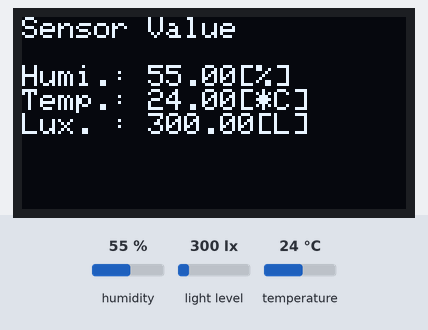
The sketch below on a simulated ESP8266 (NodeMCU). On the bench: 128×64 one-colour display. Inputs (shaded band) come from the test bench; at power-on: humidity 55 %, light level 300 lx, temperature 24 °C. What the sketch prints to the serial monitor is not drawn.

Above: at 1.8 s.
1.9 s: humidity set to 22 %
At 2.6 s:
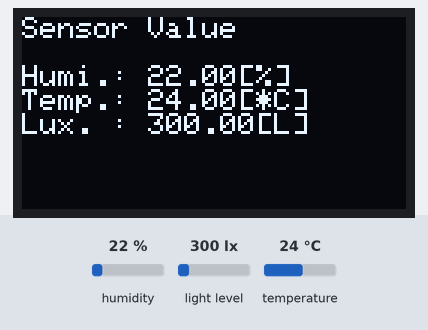
3.6 s: light level set to 40 lx
At 4.5 s:
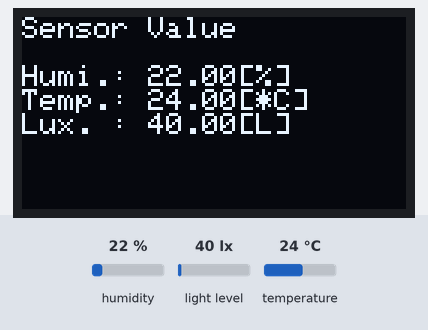
5.7 s: temperature set to 12 °C
At 7.5 s:
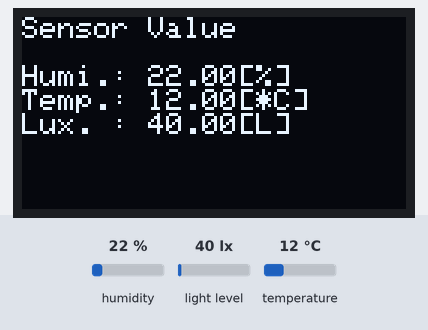
7.8 s: light level set to 500 lx
At 9.5 s:
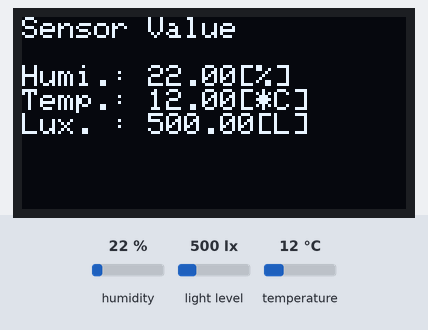
9.8 s: humidity set to 40 %
At 11.5 s:
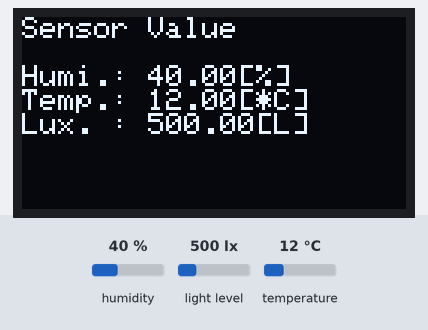
11.9 s: light level set to 1000 lx
At 13.4 s:
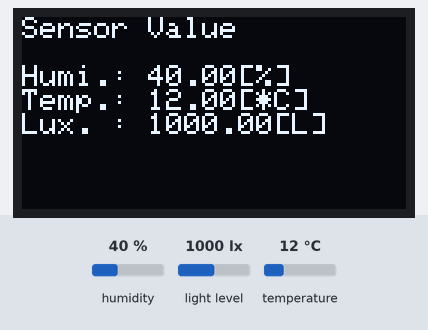
Timing chart, 0 to 14.9 s (numbered marks = the images above; inputs shaded):
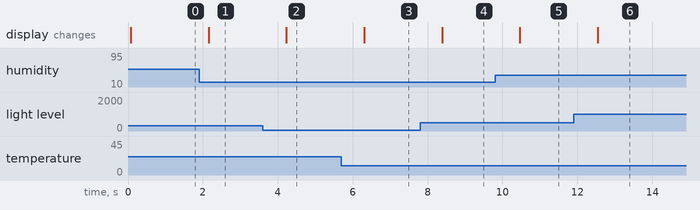

Measured:
- after the input at 1.9 s, the display: changes after 0.26 s (image 1)
- after the input at 3.6 s, the display: changes after 0.63 s (image 2)
- after the input at 5.7 s, the display: changes after 0.61 s (image 3)
- after the input at 7.8 s, the display: changes after 0.58 s (image 4)
- after the input at 9.8 s, the display: changes after 0.66 s (image 5)
- after the input at 11.9 s, the display: changes after 0.64 s (image 6)

The sketch:

DHT-BH1750-OLED.ino
```cpp
#include "DHT.h"
#include <SPI.h>
#include <Wire.h>
#include <BH1750.h>
#include <Adafruit_GFX.h>
#include <Adafruit_SSD1306.h>
#define SCREEN_WIDTH  128
#define SCREEN_HEIGHT 64
#define OLED_RESET    -1
#define DHTPIN        D4
#define DHTTYPE       DHT11

Adafruit_SSD1306 display(SCREEN_WIDTH, SCREEN_HEIGHT,
                                    &Wire, OLED_RESET);
DHT dht(DHTPIN, DHTTYPE);
BH1750 lightMeter;

void setup() {
  Serial.begin(9600);
  Wire.begin();
  lightMeter.begin();

  if(!display.begin(SSD1306_SWITCHCAPVCC, 0x3C)) {
    Serial.println(F("OLED(SSD1306) allocation failed"));
    for(;;); // Don't proceed, loop forever
  }

  dht.begin();
  display.clearDisplay();
  display.setTextColor(WHITE);
}

void loop(){
  float h = dht.readHumidity();
  float t = dht.readTemperature();
  if (isnan(h) || isnan(t) ) {
    Serial.println("Failed to read from DHT sensor!");
    return;
  }
  float lux = lightMeter.readLightLevel();
  Serial.print("Humi.: ");Serial.print(h);Serial.print("[%]\t");
  Serial.print("Temp.: ");Serial.print(t);Serial.print("[*C]\t");
  Serial.print("Lux. : ");Serial.print(lux);Serial.println("[L]");

  display.clearDisplay();         // OLED 비디오 메모리 삭제
  display.setCursor(0,0);         // 커서의 위치를 0, 0으로 이동
  display.println("Sensor Value\n");  // 제목, “Sensor Value"출력
  display.print("Humi.: ");display.print(h);display.println("[%]");
  display.print("Temp.: ");display.print(t);display.println("[*C]");
  display.print("Lux. : ");display.print(lux);display.println("[L]");
  display.display();
  delay(1000);
}
```
